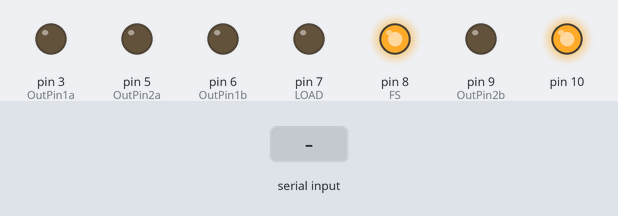
A sketch run on a simulated Arduino Uno, built with avr-gcc and run on an emulated ATmega328P. Shown: output pins drawn as LEDs (lit = HIGH). Inputs (shaded band) come from the test bench. What the sketch prints to the serial monitor is not drawn.

Above: at 1.2 s.
1.3 s: "90,45\n" received over Serial
At 1.6 s:
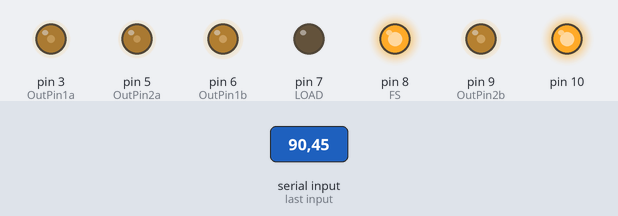
4.3 s: "30,150\n" received over Serial
At 6.3 s:
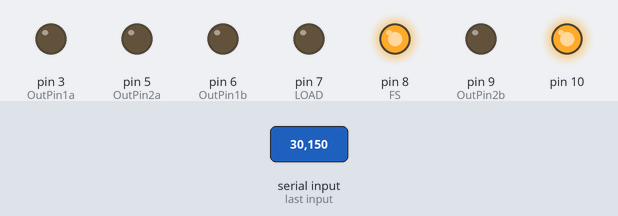
7.3 s: "90\n" received over Serial
At 7.49 s:
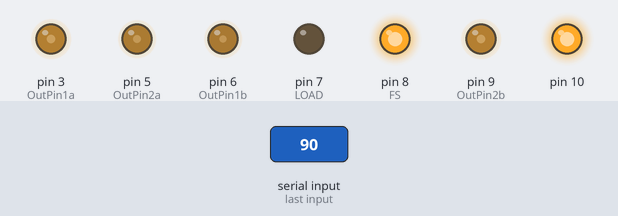
Timing chart, 0 to 10.3 s (numbered marks = the images above; inputs shaded):
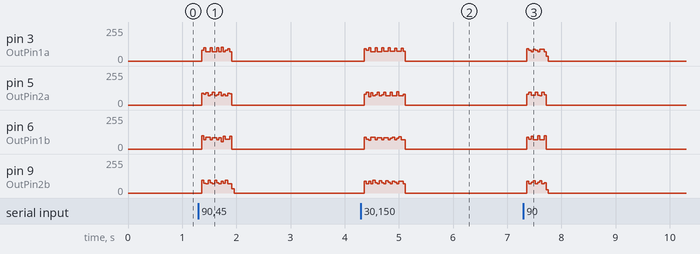

The sketch:

approch_stablize.ino
```cpp
//调包
#include <SPI.h>
#include <ArduPID.h>

//PID
ArduPID myController;

//设置变量
double setpoint = 100;
double input;
double output;
double p = 1;
double i = 0;
double d = 0;

uint8_t FS=8;
uint8_t LOAD=7;
float value=5 ;
float clockspdMhz=8;

const int OutPin1a = 3;
const int OutPin1b = 6;
const int OutPin2a = 5;
const int OutPin2b = 9;
int time_delay;

int T=16;
int PostPone=4;
int vol[16]={0, 97, 180, 235, 255, 235, 180, 97, 0, -97, -180, -235, -255, -235, -180, -97};

void stepab(int OutPina,int OutPinb,int outvalue){  //outvalue range -256~+256
  if(outvalue>0){
    analogWrite(OutPina, outvalue);
    analogWrite(OutPinb, 0);
  }
  else{
    analogWrite(OutPina, 0);
    analogWrite(OutPinb, abs(outvalue));
  }
}

//控制电机的函数
void n_steps(int n_s){
  for(int i=0;i<abs(n_s)*4;i++){

//    n_s=Serial.parseInt();
//    if(n_s==888)break;

    //time_delay=analogRead(speed_c);
    int postpone,n,n2;
    time_delay=1;
    if(n_s>0){
      postpone=T-PostPone;
    }
    else{
      postpone=PostPone;
    }
    n=i%T;
    n2=(i+postpone)%T;
    stepab(OutPin1a,OutPin1b,vol[n]);
    stepab(OutPin2a,OutPin2b,vol[n2]);
    delay(time_delay);
  }
}

//uint16_t convert(int chapter,float value){
//  uint16_t value16,cha16;
//  value16=(uint16_t)(value*4095/5);
//  cha16=((uint16_t)chapter)<<12;
//  return cha16|value16;
//}

//模拟输出的函数
void write_data(uint8_t cmd, uint16_t value ){
  //digitalWrite( LOAD, 0);
  digitalWrite( FS, 0 );
  delayMicroseconds( 1 );
  SPI.transfer( ((value & 0x0F00)>>8) | cmd<<4  );
  SPI.transfer(   value & 0xFF );
  delayMicroseconds( 1 );
  digitalWrite( FS,  1 );
  //digitalWrite( LOAD, 0 );
};

//系统初始化
void setup() {

    pinMode(FS,OUTPUT);
    digitalWrite(FS,  1);
    pinMode(LOAD,OUTPUT);
    digitalWrite( LOAD,  0 );
    pinMode(OutPin1a, OUTPUT);
    pinMode(OutPin1b, OUTPUT);
    pinMode(OutPin2a, OUTPUT);
    pinMode(OutPin2b, OUTPUT);

    Serial.begin(9600);

    SPI.begin();
    SPI.beginTransaction(
      SPISettings(clockspdMhz * 1000000 , MSBFIRST, SPI_MODE2)); //速度 重要的排前面 上升或下降沿

    myController.begin(&input, &output, &setpoint, p, i, d);

    write_data(8,0);

}

//主循环
void loop() {

  int n,n2,n_s;
  int i,st;
  int postpone,voltage;
  int delaytime;

  i=0;

  //无指令时等待输入
  while(1){
    n_s=Serial.parseInt();
    if(n_s!=0)break;
  }

  //电机控制针尖一直下降直至出现隧穿电流的模式，触发代号999
  if(n_s==999){
    Serial.println("start feed ");
    while(1){

//      n_s=Serial.parseInt();
//      if(n_s==888)break;

      voltage=analogRead(A0);
      Serial.println(voltage);
      if(voltage>50){
        break;
      }
      else{
        n_steps(-3);
      }
    }
  }
  //控制压电陶瓷使电流稳定的模式，触发代号111
  else if(n_s==111){
    while(1){
      input = (double)analogRead(A0);
      myController.compute();
      digitalWrite( LOAD,  1 );
      write_data(3,(uint16_t)output);
      digitalWrite( LOAD,  0 );
      Serial.println(output);
    }
  }
  //电机按照输入控制针尖上下移动
  else{
    Serial.print("a ");
    n_steps(n_s);
    stepab(OutPin1a,OutPin1b,0);
    stepab(OutPin2a,OutPin2b,0);
    Serial.print("step:");
    Serial.println(n_s);
  }

}
```
